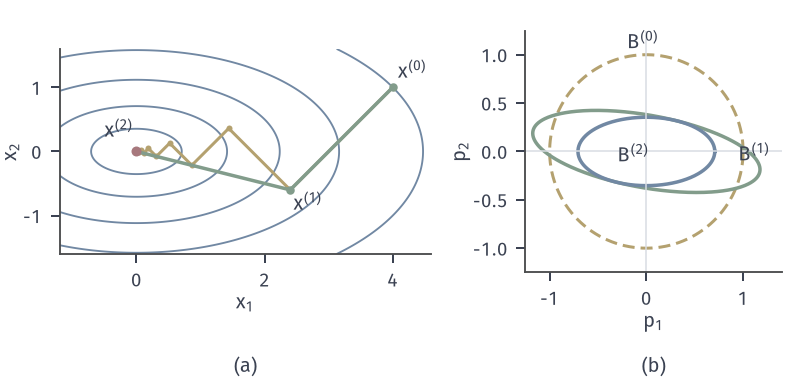

Write the Python code that produced this figure.
from pathlib import Path
import sys
ROOT = next(p for p in Path(__file__).resolve().parents if (p/"build.sh").is_file() and (p/"tex/book.tex").is_file())
sys.path.insert(0, str(ROOT/"figures/00-shared/mathematical-preliminaries-upper/00-shared/comprehension-figures"))
sys.path.insert(0, str(ROOT/"figures/05-optimization/02-smooth-optimization/matplotlib/qn-common"))
from support import figure, save, BLUE, GREEN, YELLOW, RED, PURPLE, INK, MUTED, GRID, BLUE_FILL, GREEN_FILL, YELLOW_FILL, RED_FILL, PURPLE_FILL
from qnlib import *
import numpy as np
HERE = Path(__file__).resolve().parent
STROKE = "#4C4D4F"

# f=x1^2+4x2^2，x0=(4,1)，精确线搜索。绿：BFGS（W0=I）；黄：最速下降。
A = np.diag([2., 8.]); x0 = np.array([4., 1.])
f = lambda P, Q: P*P+4*Q*Q
def run(kind, T):
    x, W = x0.copy(), np.eye(2); xs = [x.copy()]; Bs = [np.linalg.inv(W)]
    for _ in range(T):
        g = A@x
        if np.linalg.norm(g) < 1e-12: break
        d = -W@g if kind == 'bfgs' else -g
        a = -float(g@d)/float(d@A@d)
        s = a*d; y = A@s
        if kind == 'bfgs':
            rho = 1/float(s@y); V = np.eye(2)-rho*np.outer(y, s)
            W = V.T@W@V+rho*np.outer(s, s); Bs.append(np.linalg.inv(W))
        x = x+s; xs.append(x.copy())
    return np.array(xs), Bs
xb, Bs = run('bfgs', 2); xg, _ = run('gd', 9)
fig, (ax, bx) = figure(width_mm=112, height_mm=54, ncols=2, gridspec_kw={'width_ratios': [1.45, 1]})
X, Y = np.meshgrid(np.linspace(-1.2, 4.6, 500), np.linspace(-1.6, 1.6, 500))
ax.contour(X, Y, f(X, Y), levels=[.5, 2, 5, 10, 20], colors=[BLUE], linewidths=.75)
ax.plot(xg[:, 0], xg[:, 1], '-o', color=YELLOW, lw=1.2, ms=2.4, mew=0)
ax.plot(xb[:, 0], xb[:, 1], '-o', color=GREEN, lw=1.4, ms=3.4, mew=0)
ax.plot([0], [0], 'o', ms=4, color=RED, mew=0, zorder=7)
ax.text(4.08, 1.14, '$x^{(0)}$', color=INK); ax.text(2.45, -.92, '$x^{(1)}$', color=INK); ax.text(-.5, .22, '$x^{(2)}$', color=INK)
ax.set_aspect('equal'); ax.set_xlim(-1.2, 4.6); ax.set_ylim(-1.6, 1.6); ax.set_xlabel('$x_1$', labelpad=1); ax.set_ylabel('$x_2$', labelpad=1); ax.set_xticks([0, 2, 4]); ax.set_yticks([-1, 0, 1])
th = np.linspace(0, 2*np.pi, 400); C = np.stack([np.cos(th), np.sin(th)])
for B, c, ls, lw, lab, xy in [(Bs[0], YELLOW, (0, (4, 2)), 1.2, '$B^{(0)}$', (-.2, 1.06)), (Bs[1], GREEN, '-', 1.4, '$B^{(1)}$', (.95, -.1)), (Bs[2], BLUE, '-', 1.4, '$B^{(2)}$', (-.3, -.11))]:
    L = np.linalg.cholesky(B); E = np.linalg.solve(L.T, C)
    bx.plot(E[0], E[1], color=c, lw=lw, ls=ls); bx.text(*xy, lab, color=INK, ha='left')
bx.axhline(0, color=GRID, lw=.6); bx.axvline(0, color=GRID, lw=.6)
bx.set_aspect('equal'); bx.set_xlim(-1.25, 1.4); bx.set_ylim(-1.25, 1.25); bx.set_xlabel('$p_1$', labelpad=1); bx.set_ylabel('$p_2$', labelpad=1)
panel(fig, .075, .985, .985, .22, .3); tags(fig, [ax, bx])
save(fig, HERE, 'figure', {'f': 'x1^2+4x2^2', 'bfgs': xb.tolist(), 'B': [b.tolist() for b in Bs], 'gd_last': xg[-1].tolist()})
